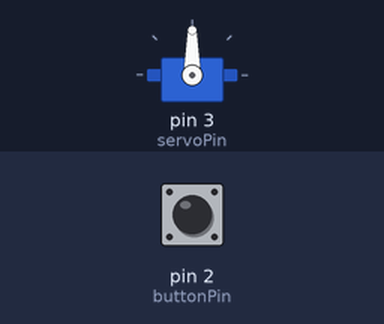
Bench run of a sketch on a simulated Arduino Uno, built with avr-gcc and run on an emulated ATmega328P. Parts: servo. Inputs (shaded band) come from the test bench; at power-on: pin 2 (buttonPin) HIGH.

Above: at 1.2 s.
1.3 s: pin 2 (buttonPin) pulled LOW for 0.15 s
At 2.6 s:
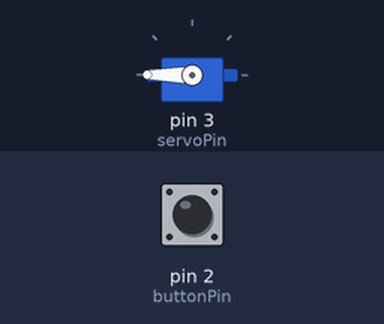
4.4 s: pin 2 (buttonPin) pulled LOW for 1 s
At 7.6 s:
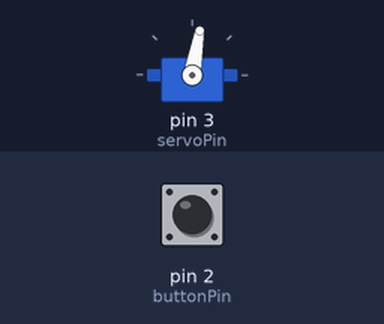
7.9 s: pin 2 (buttonPin) pulled LOW for 3.2 s
At 8.8 s:
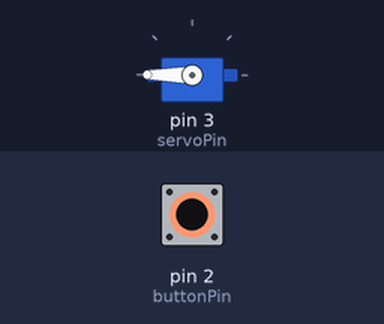
Timing chart, 0 to 11.4 s (numbered marks = the images above; inputs shaded):
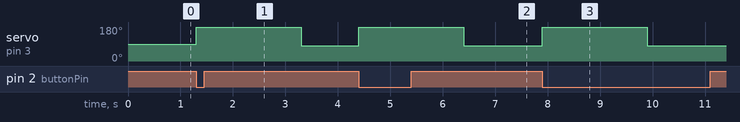

Measured:
- after the input at 1.3 s, servo on pin 3 (servoPin): 90° → 180° at once, → 80° 2.0 s later
- after the input at 4.4 s, servo on pin 3 (servoPin): 80° → 180° at once, → 80° 2.0 s later
- after the input at 7.9 s, servo on pin 3 (servoPin): 80° → 180° at once, → 80° 2.0 s later

The sketch:

ButtonServoLock.ino
```cpp
#include <Servo.h>

int servoPin = 3;
int buttonPin = 2;

boolean buttonState = HIGH;
boolean lastButtonState = HIGH;

int locked = 80;
int unlocked = 180;


Servo Servo1;

void setup(){
  Servo1.attach(servoPin);
 pinMode(buttonPin, INPUT_PULLUP);
 digitalWrite(5, HIGH);

 }


void loop(){
  buttonState = digitalRead(buttonPin);
   if (buttonState != lastButtonState)
   {
      if (buttonState == LOW)
      {
         Servo1.write(unlocked);
         delay(2000);
         Servo1.write(locked);
      }
      lastButtonState = buttonState;
   }
}


  /*
  Servo1.write(0);
  delay(1000);

   Servo1.write(90);
  delay(1000);


   Servo1.write(180);
  delay(1000);
*/
```
